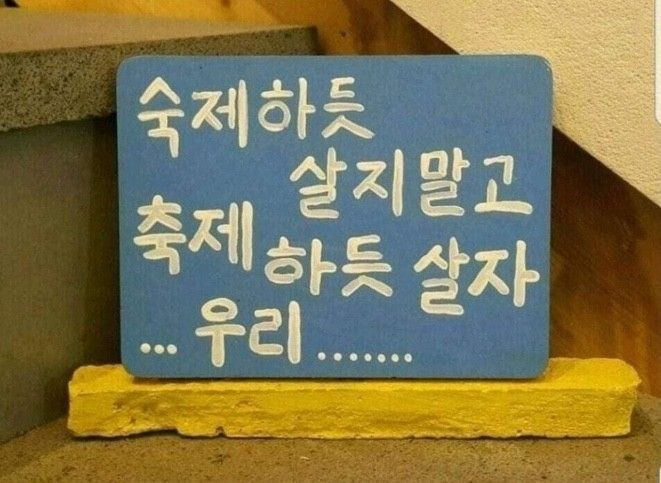
#> input picture 0315/test_image.jpg, 661 x 483 px
$ python practice2.py
#> lines starting #> are read from the running program, lines starting #| are printed output that depends on the picture
# practice 2
import cv2

image = cv2.imread("./test_image.jpg")
#> image is the input picture: shape (483, 661, 3); mean B, G, R 81.2, 118.9, 127.4
cv2.imshow("Gray", image)

Gaussian1 = cv2.GaussianBlur(image, (3, 3), 0.5)
Gaussian2 = cv2.GaussianBlur(image, (1,1),0.5)
# cv2.imshow("GaussianBlurs", Gaussian)
alpha = 1
image1 = image + alpha*(image - Gaussian1)
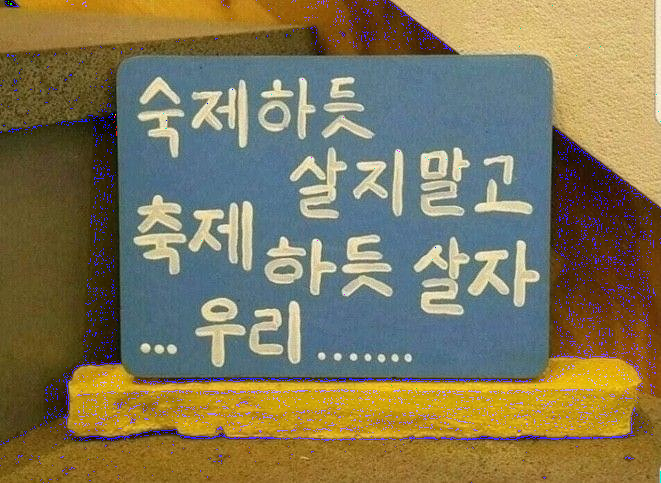
#> image1: shape (483, 661, 3); mean B, G, R 88, 118.9, 127.3
image2 = image + alpha*(image - Gaussian2)
cv2.imshow("Gaussian Blur image", image1)
cv2.imshow("Gaussian Blur image2", image2)

cv2.waitKey(0)
cv2.destroyAllWindows()
